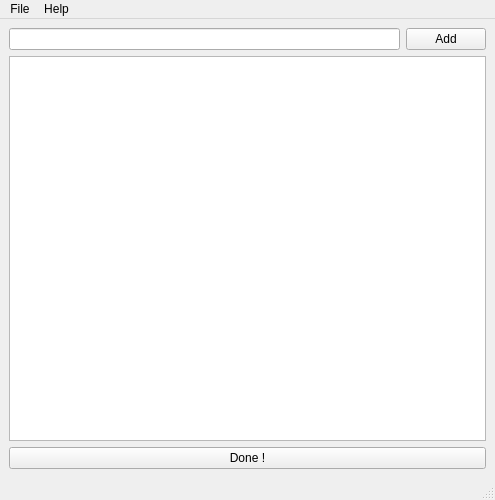
<?xml version="1.0" encoding="UTF-8"?>
<ui version="4.0">
 <class>MainWindow</class>
 <widget class="QMainWindow" name="MainWindow">
  <property name="geometry">
   <rect>
    <x>0</x>
    <y>0</y>
    <width>495</width>
    <height>500</height>
   </rect>
  </property>
  <property name="windowTitle">
   <string>MainWindow</string>
  </property>
  <widget class="QWidget" name="centralwidget">
   <layout class="QVBoxLayout" name="verticalLayout">
    <item>
     <layout class="QHBoxLayout" name="horizontalLayout">
      <item>
       <widget class="QLineEdit" name="task_name"/>
      </item>
      <item>
       <widget class="QPushButton" name="btn_add">
        <property name="text">
         <string>Add</string>
        </property>
       </widget>
      </item>
     </layout>
    </item>
    <item>
     <widget class="QListWidget" name="tasks_list"/>
    </item>
    <item>
     <widget class="QPushButton" name="btn_done">
      <property name="text">
       <string>Done !</string>
      </property>
     </widget>
    </item>
   </layout>
  </widget>
  <widget class="QMenuBar" name="menubar">
   <property name="geometry">
    <rect>
     <x>0</x>
     <y>0</y>
     <width>495</width>
     <height>22</height>
    </rect>
   </property>
   <widget class="QMenu" name="menuFile">
    <property name="title">
     <string>File</string>
    </property>
    <addaction name="actionSave"/>
    <addaction name="actionSave_As"/>
    <addaction name="actionOpen"/>
    <addaction name="separator"/>
    <addaction name="actionExit"/>
   </widget>
   <widget class="QMenu" name="menuHelp">
    <property name="title">
     <string>Help</string>
    </property>
    <addaction name="actionAbout"/>
   </widget>
   <addaction name="menuFile"/>
   <addaction name="menuHelp"/>
  </widget>
  <widget class="QStatusBar" name="statusbar"/>
  <action name="actionSave">
   <property name="text">
    <string>Save</string>
   </property>
  </action>
  <action name="actionSave_As">
   <property name="text">
    <string>Save As ...</string>
   </property>
  </action>
  <action name="actionOpen">
   <property name="text">
    <string>Open</string>
   </property>
  </action>
  <action name="actionExit">
   <property name="text">
    <string>Exit</string>
   </property>
  </action>
  <action name="actionAbout">
   <property name="text">
    <string>About</string>
   </property>
  </action>
 </widget>
 <resources/>
 <connections/>
</ui>
